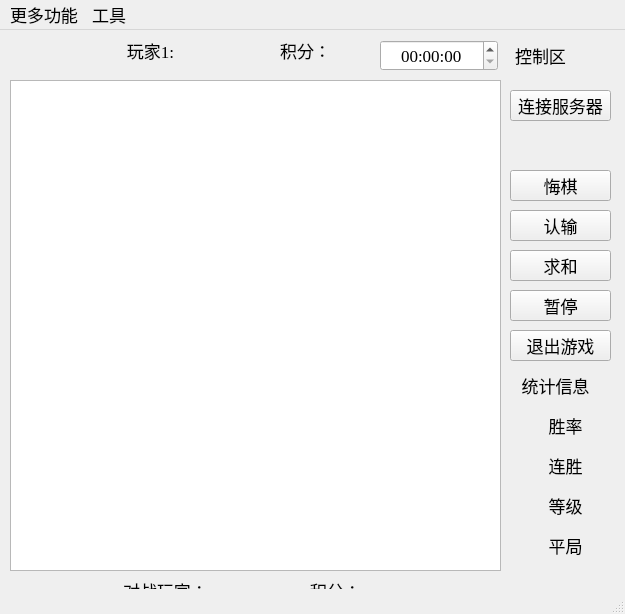
<?xml version="1.0" encoding="UTF-8"?>
<ui version="4.0">
 <class>Client</class>
 <widget class="QMainWindow" name="Client">
  <property name="geometry">
   <rect>
    <x>0</x>
    <y>0</y>
    <width>625</width>
    <height>614</height>
   </rect>
  </property>
  <property name="font">
   <font>
    <family>Times New Roman</family>
    <pointsize>13</pointsize>
   </font>
  </property>
  <property name="windowTitle">
   <string>Client</string>
  </property>
  <property name="windowIcon">
   <iconset resource="resources.qrc">
    <normaloff>:/images/client.png</normaloff>:/images/client.png</iconset>
  </property>
  <widget class="QWidget" name="centralwidget">
   <widget class="QPushButton" name="regret_btn">
    <property name="geometry">
     <rect>
      <x>510</x>
      <y>140</y>
      <width>101</width>
      <height>31</height>
     </rect>
    </property>
    <property name="text">
     <string>悔棋</string>
    </property>
   </widget>
   <widget class="QPushButton" name="give_up_btn">
    <property name="geometry">
     <rect>
      <x>510</x>
      <y>180</y>
      <width>101</width>
      <height>31</height>
     </rect>
    </property>
    <property name="text">
     <string>认输</string>
    </property>
   </widget>
   <widget class="QPushButton" name="peace_btn">
    <property name="geometry">
     <rect>
      <x>510</x>
      <y>220</y>
      <width>101</width>
      <height>31</height>
     </rect>
    </property>
    <property name="text">
     <string>求和</string>
    </property>
   </widget>
   <widget class="QPushButton" name="pause_btn">
    <property name="geometry">
     <rect>
      <x>510</x>
      <y>260</y>
      <width>101</width>
      <height>31</height>
     </rect>
    </property>
    <property name="text">
     <string>暂停</string>
    </property>
   </widget>
   <widget class="QPushButton" name="exit_game_btn">
    <property name="geometry">
     <rect>
      <x>510</x>
      <y>300</y>
      <width>101</width>
      <height>31</height>
     </rect>
    </property>
    <property name="text">
     <string>退出游戏</string>
    </property>
   </widget>
   <widget class="QLabel" name="label">
    <property name="geometry">
     <rect>
      <x>500</x>
      <y>10</y>
      <width>81</width>
      <height>31</height>
     </rect>
    </property>
    <property name="text">
     <string>控制区</string>
    </property>
    <property name="alignment">
     <set>Qt::AlignmentFlag::AlignCenter</set>
    </property>
   </widget>
   <widget class="QLabel" name="label_2">
    <property name="geometry">
     <rect>
      <x>510</x>
      <y>340</y>
      <width>91</width>
      <height>31</height>
     </rect>
    </property>
    <property name="text">
     <string>统计信息</string>
    </property>
    <property name="alignment">
     <set>Qt::AlignmentFlag::AlignCenter</set>
    </property>
   </widget>
   <widget class="QLabel" name="win_ratio">
    <property name="geometry">
     <rect>
      <x>510</x>
      <y>380</y>
      <width>111</width>
      <height>31</height>
     </rect>
    </property>
    <property name="text">
     <string>胜率</string>
    </property>
    <property name="alignment">
     <set>Qt::AlignmentFlag::AlignCenter</set>
    </property>
   </widget>
   <widget class="QLabel" name="win_number">
    <property name="geometry">
     <rect>
      <x>510</x>
      <y>420</y>
      <width>111</width>
      <height>31</height>
     </rect>
    </property>
    <property name="text">
     <string>连胜</string>
    </property>
    <property name="alignment">
     <set>Qt::AlignmentFlag::AlignCenter</set>
    </property>
   </widget>
   <widget class="QLabel" name="level">
    <property name="geometry">
     <rect>
      <x>510</x>
      <y>460</y>
      <width>111</width>
      <height>31</height>
     </rect>
    </property>
    <property name="text">
     <string>等级</string>
    </property>
    <property name="alignment">
     <set>Qt::AlignmentFlag::AlignCenter</set>
    </property>
   </widget>
   <widget class="QLabel" name="player_one">
    <property name="geometry">
     <rect>
      <x>60</x>
      <y>10</y>
      <width>181</width>
      <height>21</height>
     </rect>
    </property>
    <property name="text">
     <string>玩家1:</string>
    </property>
    <property name="alignment">
     <set>Qt::AlignmentFlag::AlignCenter</set>
    </property>
   </widget>
   <widget class="QLabel" name="score_one">
    <property name="geometry">
     <rect>
      <x>260</x>
      <y>10</y>
      <width>91</width>
      <height>21</height>
     </rect>
    </property>
    <property name="text">
     <string>积分：</string>
    </property>
    <property name="alignment">
     <set>Qt::AlignmentFlag::AlignCenter</set>
    </property>
   </widget>
   <widget class="QLabel" name="player_two">
    <property name="geometry">
     <rect>
      <x>60</x>
      <y>550</y>
      <width>211</width>
      <height>21</height>
     </rect>
    </property>
    <property name="text">
     <string>对战玩家：</string>
    </property>
    <property name="alignment">
     <set>Qt::AlignmentFlag::AlignCenter</set>
    </property>
   </widget>
   <widget class="QLabel" name="score_two">
    <property name="geometry">
     <rect>
      <x>290</x>
      <y>550</y>
      <width>91</width>
      <height>21</height>
     </rect>
    </property>
    <property name="text">
     <string>积分：</string>
    </property>
    <property name="alignment">
     <set>Qt::AlignmentFlag::AlignCenter</set>
    </property>
   </widget>
   <widget class="QTimeEdit" name="timeEdit">
    <property name="geometry">
     <rect>
      <x>380</x>
      <y>10</y>
      <width>118</width>
      <height>31</height>
     </rect>
    </property>
    <property name="alignment">
     <set>Qt::AlignmentFlag::AlignCenter</set>
    </property>
   </widget>
   <widget class="QGraphicsView" name="board">
    <property name="geometry">
     <rect>
      <x>10</x>
      <y>50</y>
      <width>491</width>
      <height>491</height>
     </rect>
    </property>
   </widget>
   <widget class="QLabel" name="draw_number">
    <property name="geometry">
     <rect>
      <x>510</x>
      <y>500</y>
      <width>111</width>
      <height>31</height>
     </rect>
    </property>
    <property name="text">
     <string>平局</string>
    </property>
    <property name="alignment">
     <set>Qt::AlignmentFlag::AlignCenter</set>
    </property>
   </widget>
   <widget class="QPushButton" name="conn_dialog">
    <property name="geometry">
     <rect>
      <x>510</x>
      <y>60</y>
      <width>101</width>
      <height>31</height>
     </rect>
    </property>
    <property name="text">
     <string>连接服务器</string>
    </property>
   </widget>
  </widget>
  <widget class="QMenuBar" name="menuBar">
   <property name="geometry">
    <rect>
     <x>0</x>
     <y>0</y>
     <width>625</width>
     <height>21</height>
    </rect>
   </property>
   <widget class="QMenu" name="menu">
    <property name="title">
     <string>更多功能</string>
    </property>
    <addaction name="chat"/>
    <addaction name="users"/>
    <addaction name="join_room"/>
    <addaction name="create_room"/>
   </widget>
   <widget class="QMenu" name="tools">
    <property name="title">
     <string>工具</string>
    </property>
    <addaction name="soundSettings"/>
   </widget>
   <addaction name="menu"/>
   <addaction name="tools"/>
  </widget>
  <widget class="QStatusBar" name="statusBar"/>
  <action name="chat">
   <property name="icon">
    <iconset resource="resources.qrc">
     <normaloff>:/images/chat_frame.png</normaloff>:/images/chat_frame.png</iconset>
   </property>
   <property name="text">
    <string>聊天</string>
   </property>
  </action>
  <action name="users">
   <property name="icon">
    <iconset resource="resources.qrc">
     <normaloff>:/images/users.png</normaloff>:/images/users.png</iconset>
   </property>
   <property name="text">
    <string>在线用户</string>
   </property>
  </action>
  <action name="join_room">
   <property name="icon">
    <iconset resource="resources.qrc">
     <normaloff>:/images/role.png</normaloff>:/images/role.png</iconset>
   </property>
   <property name="text">
    <string>加入房间</string>
   </property>
  </action>
  <action name="create_room">
   <property name="icon">
    <iconset resource="resources.qrc">
     <normaloff>:/images/room.png</normaloff>:/images/room.png</iconset>
   </property>
   <property name="text">
    <string>创建房间</string>
   </property>
  </action>
  <action name="soundSettings">
   <property name="icon">
    <iconset resource="resources.qrc">
     <normaloff>:/images/sound.png</normaloff>:/images/sound.png</iconset>
   </property>
   <property name="text">
    <string>音效设置</string>
   </property>
  </action>
 </widget>
 <resources>
  <include location="resources.qrc"/>
 </resources>
 <connections/>
</ui>
